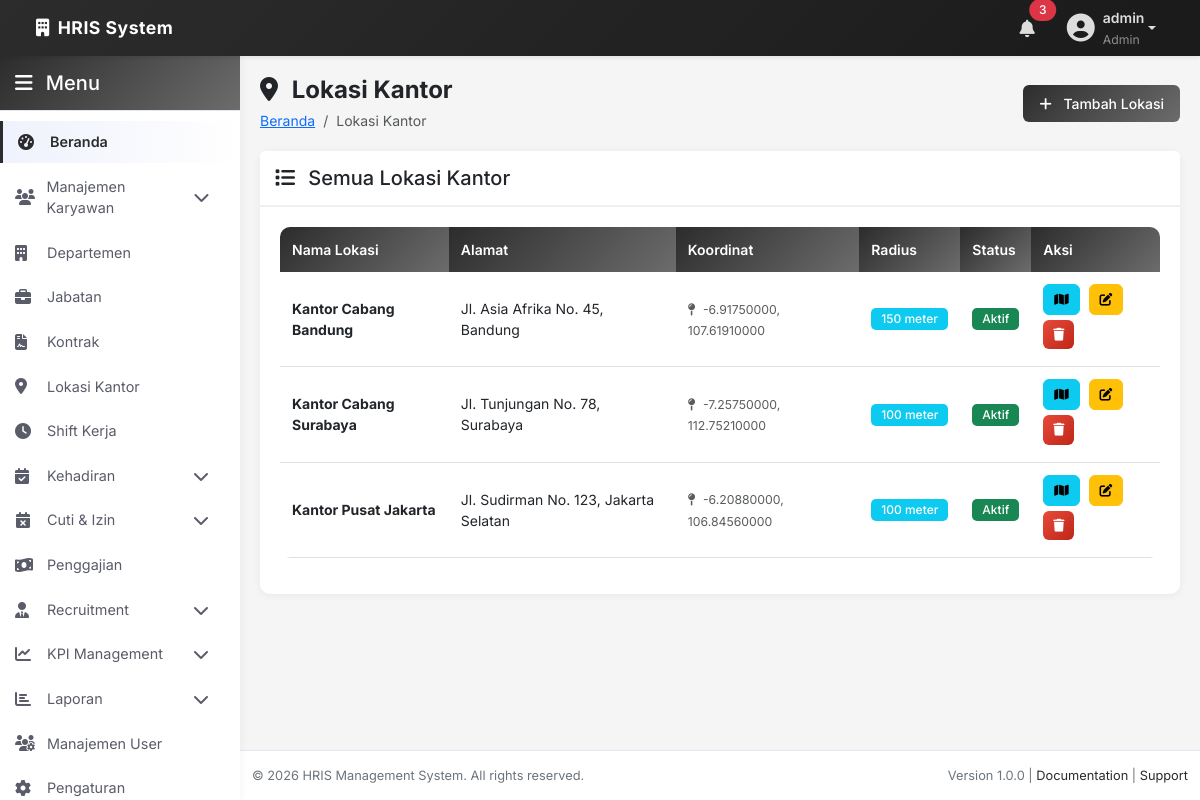
Page /admin/locations/index.php (signed in) on the committed database.
### tables this page shows
CREATE TABLE `office_locations` (
  `id` int(11) NOT NULL,
  `location_name` varchar(255) NOT NULL,
  `address` text DEFAULT NULL,
  `latitude` decimal(10,8) NOT NULL,
  `longitude` decimal(11,8) NOT NULL,
  `radius_meters` int(11) DEFAULT 100,
  `is_active` tinyint(1) DEFAULT 1,
  `created_at` timestamp NOT NULL DEFAULT current_timestamp(),
  `updated_at` timestamp NOT NULL DEFAULT current_timestamp() ON UPDATE current_timestamp()
);

### admin/locations/index.php (the view, shortened to what this page needs)
<?php
include __DIR__ . '/../includes/header.php';
include __DIR__ . '/../includes/sidebar.php';
try {
    $stmt = $pdo->query("SELECT * FROM office_locations ORDER BY is_active DESC, location_name ASC");
    $locations = $stmt->fetchAll();
} catch (PDOException $e) {
    error_log("Error fetching locations: " . $e->getMessage());
    $locations = [];
}
?>
<div class="page-header">
    <div class="row align-items-center">
        <div class="col-md-6">
            <h1><i class="fas fa-map-marker-alt me-2"></i> Lokasi Kantor</h1>
            <nav aria-label="breadcrumb">
                <ol class="breadcrumb">
                    <li class="breadcrumb-item"><a href="/hrm/admin/index.php">Beranda</a></li>
                    <li class="breadcrumb-item active">Lokasi Kantor</li>
                </ol>
            </nav>
        </div>
        <div class="col-md-6 text-md-end">
            <a href="/hrm/admin/locations/add.php" class="btn btn-primary">
                <i class="fas fa-plus me-2"></i> Tambah Lokasi
            </a>
        </div>
    </div>
</div>
<div class="row">
    <div class="col-12">
        <div class="card fade-in">
            <div class="card-header">
                <h5 class="mb-0">
                    <i class="fas fa-list me-2"></i> Semua Lokasi Kantor
                </h5>
            </div>
            <div class="card-body">
                <?php if (empty($locations)): ?>
                    <div class="text-center py-5">
                        <i class="fas fa-map-marker-alt fa-4x text-muted mb-3"></i>
                        <h4 class="text-muted">Belum ada lokasi kantor</h4>
                        <p class="text-muted">Tambahkan lokasi kantor pertama Anda</p>
                        <a href="/hrm/admin/locations/add.php" class="btn btn-primary">
                            <i class="fas fa-plus me-2"></i> Tambah Lokasi
                        </a>
                    </div>
                <?php else: ?>
                    <div class="table-responsive">
                        <table class="table table-hover" id="locationsTable">
                            <thead>
                                <tr>
                                    <th>Nama Lokasi</th>
                                    <th>Alamat</th>
                                    <th>Koordinat</th>
                                    <th>Radius</th>
                                    <th>Status</th>
                                    <th>Aksi</th>
                                </tr>
                            </thead>
                            <tbody>
                                <?php foreach ($locations as $location): ?>
                                    <tr>
                                        <td>
                                            <strong><?php echo htmlspecialchars($location['location_name']); ?></strong>
                                        </td>
                                        <td><?php echo htmlspecialchars($location['address'] ?? '-'); ?></td>
                                        <td>
                                            <small class="text-muted">
                                                <i class="fas fa-map-pin me-1"></i>
                                                <?php echo $location['latitude']; ?>, <?php echo $location['longitude']; ?>
                                            </small>
                                        </td>
                                        <td>
                                            <span class="badge bg-info">
                                                <?php echo $location['radius_meters']; ?> meter
                                            </span>
                                        </td>
                                        <td>
                                            <?php if ($location['is_active']): ?>
                                                <span class="badge bg-success">Aktif</span>
                                            <?php else: ?>
                                                <span class="badge bg-secondary">Tidak Aktif</span>
                                            <?php endif; ?>
                                        </td>
                                        <td>
                                            <div class="action-buttons">
                                                <button class="btn btn-sm btn-info" onclick="viewOnMap(<?php echo $location['latitude']; ?>, <?php echo $location['longitude']; ?>, '<?php echo htmlspecialchars($location['location_name']); ?>', <?php echo $location['radius_meters']; ?>)"
                                                        data-bs-toggle="tooltip" title="Lihat di Peta">
                                                    <i class="fas fa-map"></i>
                                                </button>
                                                <a href="/hrm/admin/locations/edit.php?id=<?php echo $location['id']; ?>"
                                                   class="btn btn-sm btn-warning" data-bs-toggle="tooltip" title="Ubah">
                                                    <i class="fas fa-edit"></i>
                                                </a>
                                                <button onclick="confirmDelete('/hrm/admin/locations/delete.php?id=<?php echo $location['id']; ?>', 'Hapus Lokasi?', 'Ini akan menghapus permanen <?php echo htmlspecialchars($location['location_name']); ?>')"
                                                        class="btn btn-sm btn-danger" data-bs-toggle="tooltip" title="Hapus">
                                                    <i class="fas fa-trash"></i>
                                                </button>
                                            </div>
                                        </td>
                                    </tr>
                                <?php endforeach; ?>
                            </tbody>
                        </table>
                    </div>
                <?php endif; ?>
            </div>
        </div>
    </div>
</div>
<link rel="stylesheet" href="https://unpkg.com/leaflet@1.9.4/dist/leaflet.css" />
<?php include __DIR__ . '/../includes/footer.php'; ?>

### assets/css/style.css (style rules this page uses)
:root { --primary-color: #2c2c2c; --primary-dark: #1a1a1a; --primary-light: #404040; --secondary-color: #6c6c6c; --success-color: #4a4a4a; --danger-color: #3a3a3a; --warning-color: #5a5a5a; --info-color: #505050; --light-bg: #f8f9fa; --dark-bg: #2c2c2c; --border-color: #dee2e6; --text-primary: #212529; --text-secondary: #6c757d; --text-muted: #adb5bd; --sidebar-width: 240px; --navbar-height: 56px; --transition: all 0.3s ease; }
* { margin: 0; padding: 0; box-sizing: border-box; }
body { font-family: 'Inter', 'Segoe UI', Tahoma, Geneva, Verdana, sans-serif; background-color: #f5f5f5; color: var(--text-primary); font-size: 0.875rem; line-height: 1.5; }
.page-header { margin-bottom: 20px; }
.page-header h1 { font-size: 1.5rem; font-weight: 700; color: var(--dark-color); margin-bottom: 5px; }
.breadcrumb { background: transparent; padding: 0; margin: 0; }
.card { border: none; border-radius: 10px; box-shadow: 0 1px 8px rgba(0, 0, 0, 0.06); margin-bottom: 20px; transition: transform 0.3s ease, box-shadow 0.3s ease; }
.card-header { background-color: white; border-bottom: 2px solid #f0f0f0; padding: 15px; font-weight: 600; font-size: 1rem; }
.card-body { padding: 20px; }
.btn { border-radius: 6px; padding: 8px 16px; font-weight: 500; font-size: 0.875rem; transition: all 0.3s ease; }
.btn-primary { background: linear-gradient(135deg, var(--primary-color), var(--secondary-color)); border: none; }
.btn-danger { background: linear-gradient(135deg, #e74a3b, #be2617); border: none; }
.btn-sm { padding: 5px 10px; font-size: 0.8rem; }
.table { background: white; border-radius: 10px; overflow: hidden; font-size: 0.875rem; }
.table thead th { background: linear-gradient(135deg, var(--primary-color), var(--secondary-color)); color: white; font-weight: 600; border: none; padding: 12px; font-size: 0.875rem; }
.table tbody td { padding: 12px; vertical-align: middle; }
.table tbody tr { transition: background-color 0.2s ease; }
.badge { padding: 5px 10px; border-radius: 5px; font-weight: 500; font-size: 0.75rem; }
.fade-in { animation: fadeIn 0.5s ease-out; }
.action-buttons .btn { margin-right: 5px; margin-bottom: 5px; }

### rows in the picture
office_locations: location_name "Kantor Cabang Bandung", address "Jl. Asia Afrika No. 45, Bandung", latitude "-6.91750000", longitude "107.61910000", radius_meters "150", is_active "Aktif"
office_locations: location_name "Kantor Cabang Surabaya", address "Jl. Tunjungan No. 78, Surabaya", latitude "-7.25750000", longitude "112.75210000", radius_meters "100", is_active "Aktif"
office_locations: location_name "Kantor Pusat Jakarta", address "Jl. Sudirman No. 123, Jakarta Selatan", latitude "-6.20880000", longitude "106.84560000", radius_meters "100", is_active "Aktif"

### other values in the picture
$_SESSION['username'] "admin"
$_SESSION['role'] "Admin"
